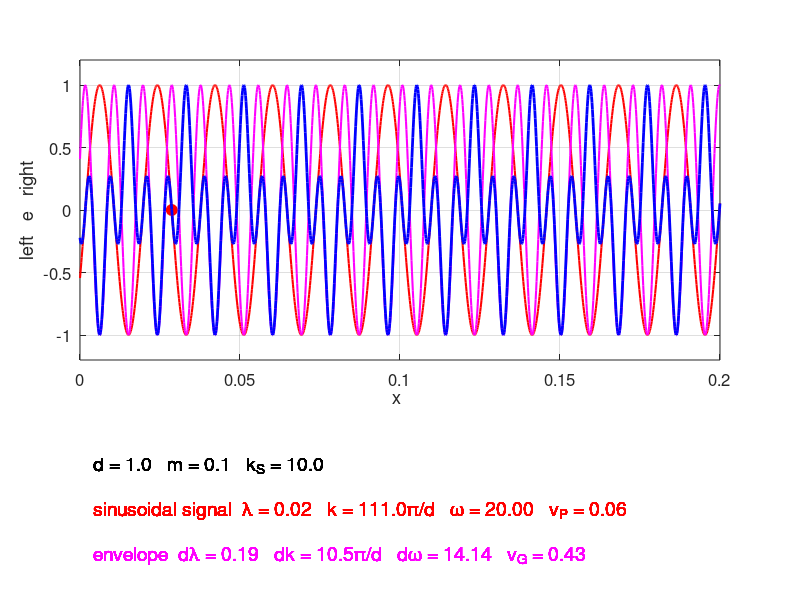

Reproduce this figure in MATLAB.
% oscC00NB.m
% 190524  Matlab 2018b

% SIMULATION OF THE MOTION OF N COUPLED OSCILLATORS
% DYNAMICS OF CRYSTAL LATTICES
% All parameters are changed within the Script
% [default values and units]

% DOING PHYSICS ONLINE 
%    ../mphome.htm
% Scripts
%     http://www.physics.usyd.edu.au/teach_res/mp/mscripts/
% Documentation
%    http://www.physics.usyd.edu.au/teach_res/mp/doc/oscC00NA.htm
% Ian Cooper  ian.cooper@sydney.edu.au
% School of Physics, University of Sydney


clear
close all
clc

% SETUP ===============================================================

% Propagation constants units  pi/d: kC >> dkC
   kC = 111;
   dkC = 10.5;

% Time span
   tN = 21;
   tMax = 0.5;
   
   
% spring costants kS  [10]
   kS = 10;
% mass of atoms or particles m  [0.1]
   m = 0.1;
% separation distance d bewtween atoms or particles  [1]   
   d = 1;
% Parameters for X axis
   xMax = 0.2*d; xN = 1501;
   
% CALCULATIONS ========================================================
% Propgation constants  /  Wavelengths  wL1 wL2
  k = kC *pi/d; dk = dkC*pi/d;
  wL1= 2*pi/k;  wL2 = 2*pi/dk;

% X axis / time span
   x = linspace(0,xMax,xN);
   t = linspace(0,tMax,tN);

% Angular frequencies omega
   omega  = sqrt(4*kS/m) * abs(sin(k*d/2));
   domega = sqrt(4*kS/m) * abs(sin(dk*d/2));
   

% v0
  v0 = d*sqrt(kS/m);   
% Phase velocity
  vP = omega/k; 
% Group velocity
  vG = domega/dk; 

% Displacement
  e = zeros(xN,tN);       % superpostion
  e1 = zeros(xN,tN);      % sinusoidal signal
  e2 = zeros(xN,tN);      % envelope - modulation 

for cx = 1:xN
 for ct = 1:tN
     e1(cx,ct) = sin( omega *t(ct) - k *x(cx) );
    % e2(cx,ct) = cos( domega*t(ct) - dk*x(cx) )  ;
  e2(cx,ct) = cos( 2*omega*t(ct) - 2*k*x(cx) ) ;
 end
end
% e = e1 .* e2;
  e = e1 + e2;
if vP < 1e-6
    e1(:,:) = 0;
end

if vG < 1e-6 
    e2(:,:) = 0;
end

e = e1 .* e2;


% GRAPHICS ============================================================ 

% Title
% tm1 = '\lambda = ';
% tm2 = num2str(wL, '%2.2f  ');
% tm3 = '   k = ';
% tm4 = num2str(k1*d/pi, '%2.2f ');
% tm5 = '\pi/d';
% tm6 = '   \omega = ';
% tm7 = num2str(omega1, '%2.2f \n ');
% tm8 = '   v_P = ';
% tm9 = num2str(vP, '%2.2f  ');
% tm10 = '   v_G = ';
% tm11 = num2str(vG, '%2.2f  ');
% 
% tm = [tm1 tm2 tm3 tm4 tm5 tm6 tm7 tm8 tm9 tm10 tm11];



 figure(1)

   pos = [0.52 0.2 0.35 0.5];
   set(gcf,'Units','normalized')
   set(gcf,'Position',pos)
   set(gcf,'color','w')
   
for ct = 1: tN
   
    subplot('position',[0.1 0.4 0.8 0.5])
   % Sinusoidal signal
     xP = x(1:end); yP = e1(1:end,ct);
     plot(xP,yP,'r','linewidth',1.5)
     hold on
     xP = t(ct)*vP; yP = e1(1,1);
     hPlot = plot(xP,yP,'or');
     set(hPlot,'markersize',8,'markerfacecolor','r')
   
   % Envelope - modulation
     xP = x; yP = e2(:,ct);
     plot(xP,yP,'m','linewidth',1.5)
     xP = t(ct)*vG; yP = e2(1,1);
     hPlot = plot(xP,yP,'om');
     set(hPlot,'markersize',8,'markerfacecolor','m')
     
   % Displacement
     xP = x; yP = e(:,ct);
     plot(xP,yP,'b','linewidth',2)
   
     
   hold off
   ylim([-1.2 1.2])
   xlim([0 xMax])
   grid on
   set(gca,'fontsize',12)
   xlabel('x ')
   ylabel('left   e   right')
%    title(tm)
   text(10,1.5,num2str(t(ct),'%2.2f'))
   
   
   subplot('position',[0.1 0.05 0.85 0.2])
   
   xlim([0 100])
   ylim([0 80])
   
   fs = 14;
   txt = ['d = ' num2str(d,'%2.1f') '   m = ' num2str(m,'%2.1f') '   k_S = ' num2str(kS,'%2.1f') ];
   Htext = text(2,70,txt);
   set(Htext,'fontsize',fs)
   
   txt = ['sinusoidal signal  \lambda = ' num2str(wL1,'%2.2f') '   k = ' num2str(kC,'%2.1f') '\pi/d' ...
      '   \omega = ' num2str(omega,'%2.2f') '   v_P = ' num2str(vP,'%2.2f')];
   Htext = text(2,40,txt);
   set(Htext,'fontsize',fs,'color','r')
   
   txt = ['envelope  d\lambda = ' num2str(wL2,'%2.2f') '   dk = ' num2str(dkC,'%2.1f') '\pi/d' ...
       '   d\omega = ' num2str(domega,'%2.2f')   '   v_G = ' num2str(vG,'%2.2f')];
   Htext = text(2,10,txt);
   set(Htext,'fontsize',fs, 'color','m')
   
   set(gca,'fontsize',fs)
   axis off
   
   pause(0.1)
   
end
